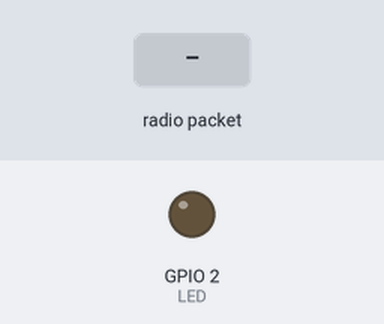
The program below on a simulated ESP32. Shown: output pins drawn as LEDs (lit = HIGH). Inputs (shaded band) come from the test bench.

Above: at 1.2 s.
1.3 s: radio packet "ON" arrives
At 2.1 s:
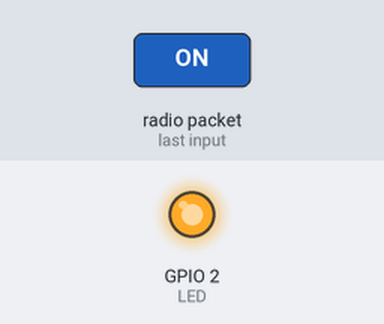
2.8 s: radio packet "OFF" arrives
At 3.3 s:
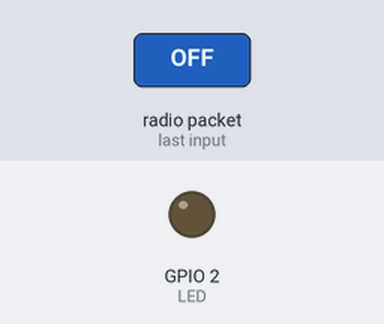
Timing chart, 0 to 5.8 s (numbered marks = the images above; inputs shaded):
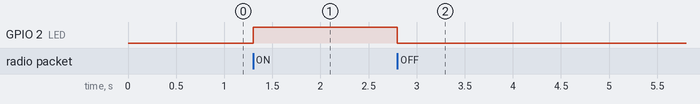

Measured:
- after the input at 1.3 s, GPIO 2 (LED): LOW → HIGH at once
- after the input at 2.8 s, GPIO 2 (LED): HIGH → LOW at once

The program:

main.cpp
```cpp
// (licence header left out)
#include <Arduino.h>
#include <receiver_espnow.h>

#define LED 2 // Builtin LED (could be different depending on your board)

// Enter any ID e.g. "Livingroom lights", but make sure it is unique.
// It will appear on the settings page at any "select esp" dropdown
String EspID = "ENTER_ID_HERE";

void setup()
{
  pinMode(LED, OUTPUT);
  Serial.begin(115200);
  WiFi.mode(WIFI_STA);
  WiFi.disconnect();
  esp_wifi_set_channel(1, WIFI_SECOND_CHAN_NONE);
  esp_now_init();

  esp_now_register_send_cb(OnDataSent);
  esp_now_register_recv_cb(OnDataRecv);
}

void loop()
{
}
```

receiver_espnow.cpp
```cpp
// (licence header left out)
#include <receiver_espnow.h>

boolean isCentralEspPaired = false;
extern String EspID;

void espNowAddReceiver(const uint8_t *receiver)
{
    esp_now_peer_info_t peerInfo = {};
    memcpy(peerInfo.peer_addr, receiver, 6);
    peerInfo.channel = 0;
    peerInfo.encrypt = false;

    if (esp_now_add_peer(&peerInfo) != ESP_OK)
    {
        Serial.println("Failed to add peer");
    }
    else
    {
        Serial.println("paired success");
    }
}

void OnDataRecv(const uint8_t *mac, const uint8_t *incomingData, int len)
{

    char receivedData[32];
    memcpy(&receivedData, incomingData, sizeof(receivedData));

    if (strncmp(receivedData, "GETMACADDRESS", strlen("GETMACADDRESS")) == 0)
    {
        if (!isCentralEspPaired)
        {
            espNowAddReceiver(mac);
            isCentralEspPaired = true;
        }
        Serial.println("Sending MAC");
        char dataToSend[32];
        strcpy(dataToSend, "MACSEND");
        strcat(dataToSend, EspID.c_str());
        esp_now_send(mac, (const uint8_t *)dataToSend, sizeof(dataToSend));
    }
    // All possible ON states: "ONA", "ONAB", "ONB", you can add functionality for each case
    else if (strncmp(receivedData, "ON", strlen("ON")) == 0)
    {
        digitalWrite(2, HIGH);
    }
    else if (strncmp(receivedData, "OFF", strlen("ON")) == 0)
    {
        digitalWrite(2, LOW);
    }
}

void OnDataSent(const uint8_t *mac, esp_now_send_status_t status)
{
    Serial.println(status == ESP_NOW_SEND_SUCCESS ? "Success" : "Fail");
}
```

receiver_espnow.h
```cpp
// (licence header left out)
#ifndef RECEIVER_ESPNOW_H
#define RECEIVER_ESPNOW_H

#include <esp_now.h>
#include <Arduino.h>
#include "WiFi.h"
#include "esp_wifi.h"

void OnDataSent(const uint8_t *mac_addr, esp_now_send_status_t status);
void espNowAddReceiver(const uint8_t *receiver);
void OnDataRecv(const uint8_t *mac, const uint8_t *incomingData, int len);

#endif
```
